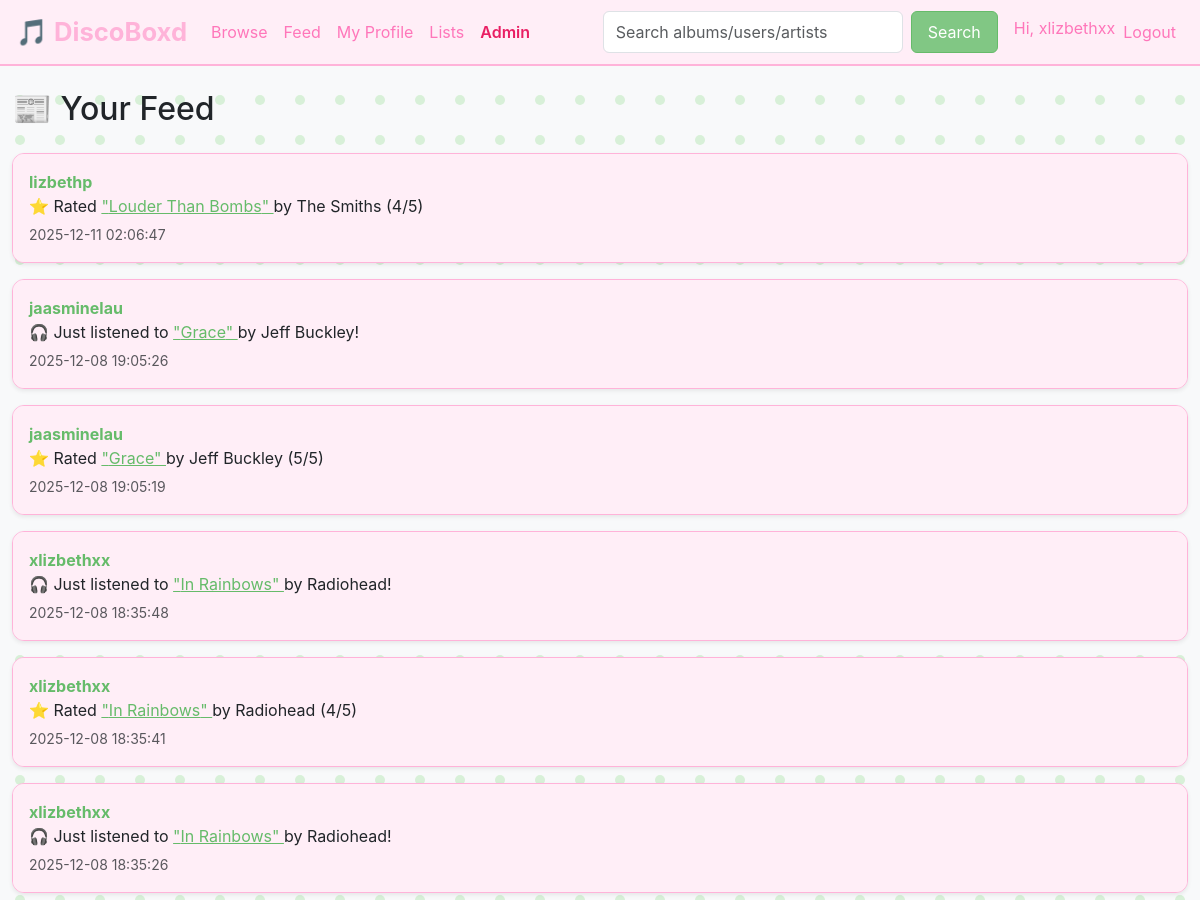
Page /feed (signed in, upper part) on the earlier database version.
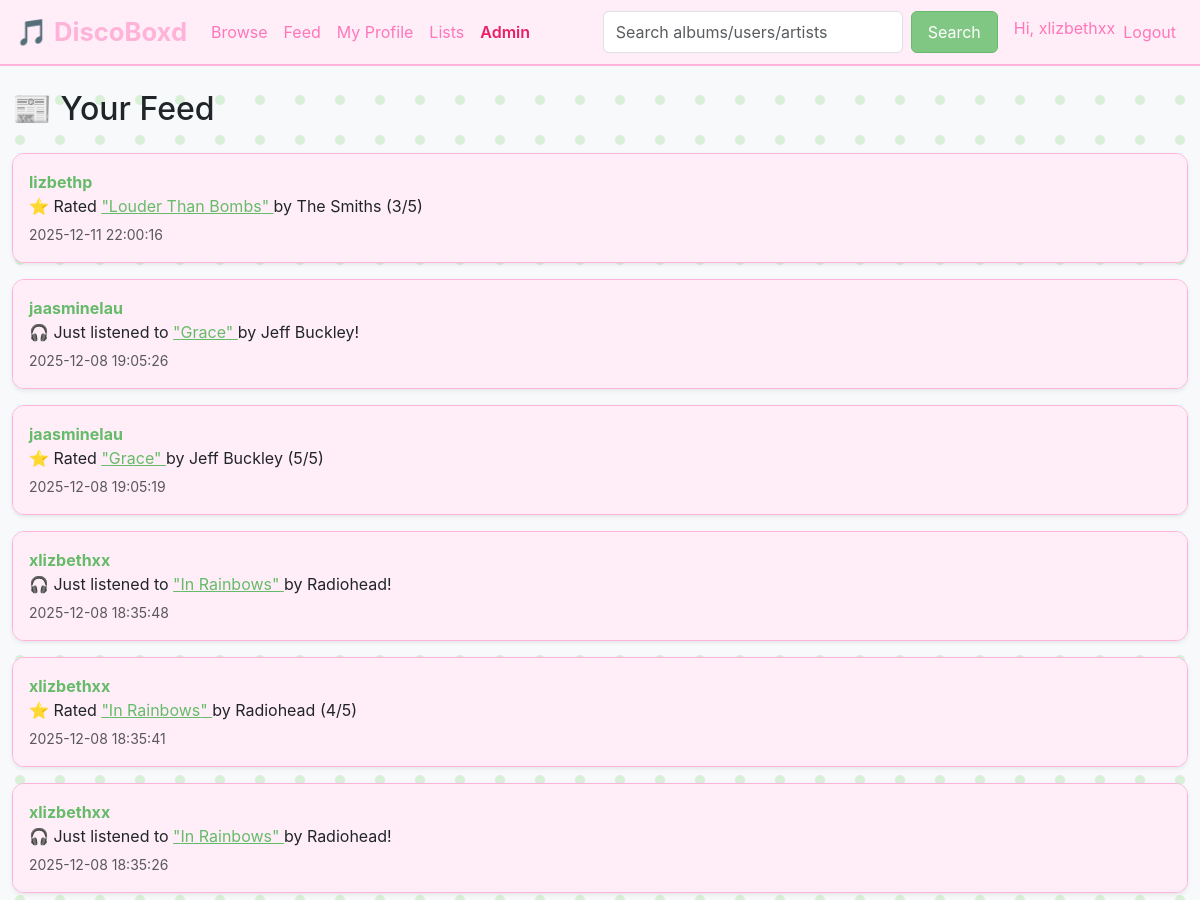
Same page on the later database version.
### tables this page shows
CREATE TABLE users (
    id INTEGER PRIMARY KEY AUTOINCREMENT,
    username TEXT UNIQUE NOT NULL,
    email TEXT UNIQUE NOT NULL,
    password_hash TEXT NOT NULL,
    user_bio TEXT,
    join_date DATETIME DEFAULT CURRENT_TIMESTAMP
, is_admin INTEGER DEFAULT 0);

CREATE TABLE albums (
    id INTEGER PRIMARY KEY AUTOINCREMENT,
    title TEXT NOT NULL,
    release_year INTEGER,
    cover_image TEXT
);

### app.py (the view)
@app.route("/feed")
def feed():
    if not session.get("user_id"):
        return redirect(url_for("login"))
    user_id = session["user_id"]
    conn = connect_db()
    cur = conn.cursor()
    cur.execute("""
        SELECT
            u.id AS user_id,
            u.username AS username,
            'log' AS type,
            a.id AS album_id,
            a.title AS album_title,
            GROUP_CONCAT(ar.name, ', ') AS artist,
            l.rating AS rating,
            l.review AS review,
            l.listened_date AS created_at,
            NULL AS list_id,
            NULL AS list_name
        FROM logs l
        JOIN users u ON l.user_id = u.id
        JOIN albums a ON l.album_id = a.id
        JOIN album_artists aa ON a.id = aa.album_id
        JOIN artists ar ON aa.artist_id = ar.id
        WHERE l.user_id = ?
           OR l.user_id IN (
                SELECT following_id
                FROM user_follows
                WHERE follower_id = ?
           )
        GROUP BY l.id

        UNION ALL

        SELECT
            u.id AS user_id,
            u.username AS username,
            'list_create' AS type,
            NULL AS album_id,
            NULL AS album_title,
            NULL AS artist,
            NULL AS rating,
            NULL AS review,
            l.created_date AS created_at,
            l.id AS list_id,
            l.name AS list_name
        FROM lists l
        JOIN users u ON l.user_id = u.id
        WHERE (l.user_id = ?
           OR l.user_id IN (
                SELECT following_id
                FROM user_follows
                WHERE follower_id = ?
           ))
           AND l.is_public = 1

        UNION ALL

        SELECT
            u.id AS user_id,
            u.username AS username,
            'add_to_list' AS type,
            a.id AS album_id,
            a.title AS album_title,
            GROUP_CONCAT(ar.name, ', ') AS artist,
            NULL AS rating,
            NULL AS review,
            l.created_date AS created_at,
            l.id AS list_id,
            l.name AS list_name
        FROM lists l
        JOIN list_albums la ON la.list_id = l.id
        JOIN users u ON l.user_id = u.id
        JOIN albums a ON la.album_id = a.id
        JOIN album_artists aa ON a.id = aa.album_id
        JOIN artists ar ON aa.artist_id = ar.id
        WHERE (l.user_id = ?
           OR l.user_id IN (
                SELECT following_id
                FROM user_follows
                WHERE follower_id = ?
           ))
           AND l.is_public = 1
        GROUP BY la.list_id, la.album_id

        ORDER BY created_at DESC
        LIMIT 50;
    """, (user_id, user_id, user_id, user_id, user_id, user_id))
    feed = cur.fetchall()
    conn.close()
    return render_template("feed.html", feed=feed)

### app.py (called while the page is built)
def connect_db():
    conn = sqlite3.connect(DB_PATH)
    conn.row_factory = sqlite3.Row
    return conn

### templates/feed.html (shortened to what this page needs)
{% extends "layout.html" %}
{% block content %}
<h2 class="mb-4">📰 Your Feed</h2>
{% if feed %}
    {% for item in feed %}
        <div class="card mb-3 shadow-sm">
            <div class="card-body">
                <strong>
                    <a href="{{ url_for('user_profile', user_id=item['user_id']) }}"
                       class="text-decoration-none">
                        {{ item['username'] }}
                    </a>
                </strong>
                {% if item['type'] == 'log' %}
                    {% if item['rating'] %}
                        <p class="mb-1">
                            ⭐ Rated
                            <a href="{{ url_for('album_detail', album_id=item['album_id']) }}">
                                "{{ item['album_title'] }}"
                            </a>
                            by {{ item['artist'] }} ({{ item['rating'] }}/5)
                        </p>
                    {% else %}
                        <p class="mb-1">
                            🎧 Just listened to
                            <a href="{{ url_for('album_detail', album_id=item['album_id']) }}">
                                "{{ item['album_title'] }}"
                            </a>
                            by {{ item['artist'] }}!
                        </p>
                    {% endif %}
                {% endif %}
                <small class="text-muted">{{ item['created_at'] }}</small>
            </div>
        </div>
    {% endfor %}
{% else %}
    <div class="alert alert-info">
        Your feed is empty. Follow users to see activity.
    </div>
{% endif %}
{% endblock %}

Differences in the rows shown:
changed users "lizbethp": rating "4" → "3"; created_at "2025-12-11 02:06:47" → "2025-12-11 22:00:16"
